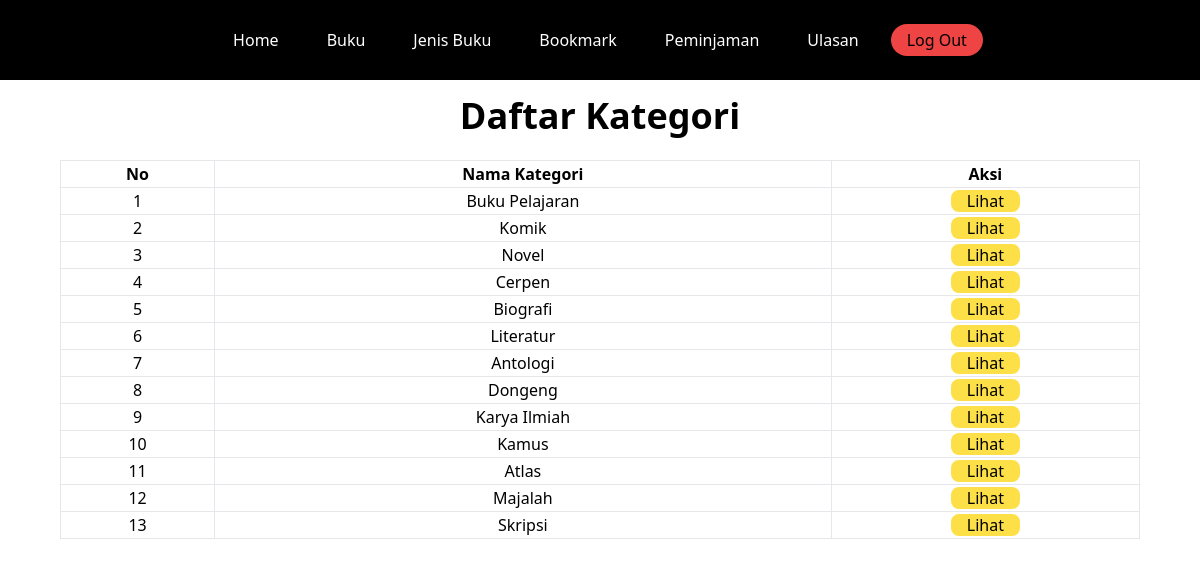
Page /peminjam/kategori.php (signed in) on the committed database.
### tables this page shows
CREATE TABLE `kategoribuku` (
  `KategoriID` int(11) NOT NULL,
  `NamaKategori` varchar(255) NOT NULL
);

### peminjam/kategori.php (the view)
<?php
include "../components/head.php";
include "../components/koneksi.php";
?>
<div class="w-full capitalize">
    <?php include "./components/navbar.php";
    include "./components/izin.php"; ?>
    <div class="flex flex-col justify-center items-center text-center ">
        <h1 class="text-4xl font-bold my-4">Daftar Kategori</h1>
        <table class="w-[90%] mt-2 table-fixed">
            <thead>
                <tr>
                    <th class="border w-[5%]">no</th>
                    <th class="border w-[20%]">nama kategori</th>
                    <th class="border w-[10%]">aksi</th>
                </tr>
            </thead>
            <tbody>
                <?php
                $no = 1;
                $data = mysqli_query($koneksi, "SELECT * FROM kategoribuku");
                while ($d = mysqli_fetch_array($data)) {
                ?>
                    <tr>
                        <td class="border">
                            <?php echo $no++ ?>
                        </td>
                        <td class="border">
                            <?php echo $d['NamaKategori'] ?>
                        </td>
                        <td class="border">
                            <a href="./kategori/lihat.php?id=<?php echo $d['KategoriID'] ?>" class="bg-yellow-300 px-4 rounded rounded-lg">lihat</a>
                        </td>
                    </tr>
                <?php
                }
                ?>
            </tbody>
        </table>
    </div>
</div>
<?php
include "../components/foot.php";
?>

### rows in the picture
kategoribuku: NamaKategori "Buku Pelajaran"
kategoribuku: NamaKategori "Komik"
kategoribuku: NamaKategori "Novel"
kategoribuku: NamaKategori "Cerpen"
kategoribuku: NamaKategori "Biografi"
kategoribuku: NamaKategori "Literatur"
kategoribuku: NamaKategori "Antologi"
kategoribuku: NamaKategori "Dongeng"
kategoribuku: NamaKategori "Karya Ilmiah"
kategoribuku: NamaKategori "Kamus"
kategoribuku: NamaKategori "Atlas"
kategoribuku: NamaKategori "Majalah"
kategoribuku: NamaKategori "Skripsi"
